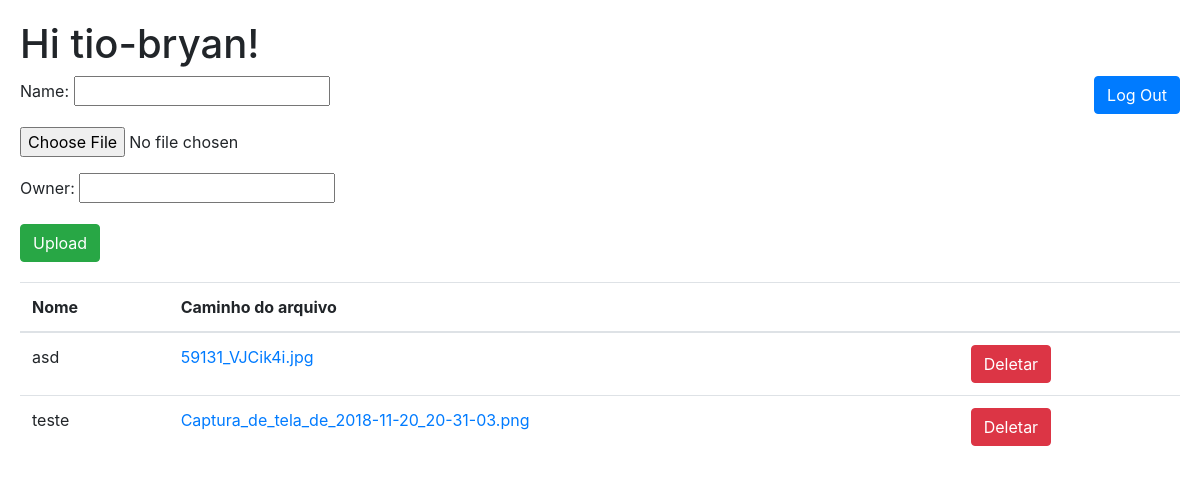
The app's page / (signed in), older data.
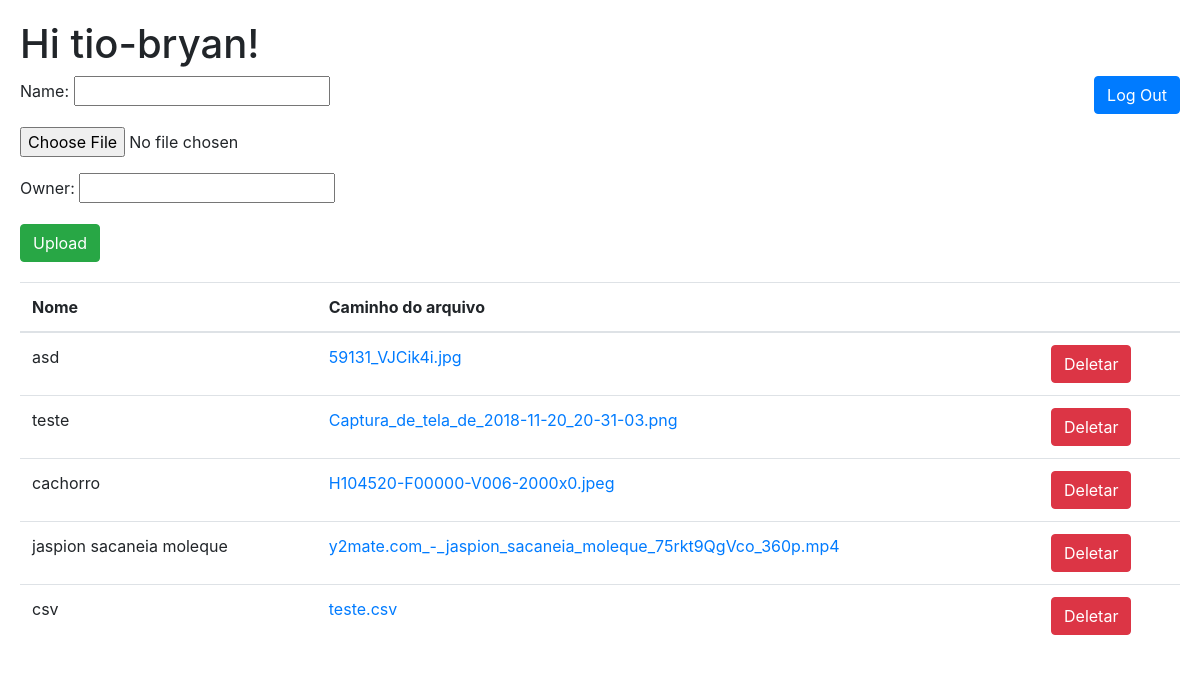
The same page, newer data.
### drive/models.py (models this page shows)
class File(models.Model):
    name = models.CharField(max_length=500)
    filepath = models.FileField(null=True, verbose_name="")
    owner = models.IntegerField()

### drive/views.py (the view)
# urls.py: path('', views.index),
def index(request):
    all_files = File.objects.filter(owner=request.user.id)
    form = FileForm(request.POST or None, request.FILES or None)
    if form.is_valid():
        print('teste' + str(request.user.id))
        form.save()
        return HttpResponseRedirect('/')
    return render(request, 'drive.html', {'form': form, 'all_files': all_files})

### drive/forms.py
class FileForm(forms.ModelForm):
    class Meta:
        model = File
        fields = ['name', 'filepath', 'owner']

### templates/drive.html (shortened to what this page needs)
{% extends 'base.html' %}
{% block content %}
{% if user.is_authenticated %}
  <h1>Hi {{ user.username }}!</h1>
  <button type="button" class="btn btn-primary" onclick="location.href='{% url 'logout' %}'" style="float:right;">Log Out</button>
  <form enctype="multipart/form-data" method="POST" action="" style="margin-bottom:20px;">
    {{ form.as_p }}
    <input type="submit" class="btn btn-success" value="Upload"/>
  </form>
  <table class="table">
    <thead>
      <tr>
        <th scope="col">Nome</th>
        <th scope="col">Caminho do arquivo</th>
        <th scope="col"></th>
      </tr>
    </thead>
    <tbody>
      {% for file in all_files %}
        <tr>
          <td>{{ file.name }}</td>
          <td><a href="media/{{ file.filepath }}">{{ file.filepath }}</a></td>
          <td><button type="button" class="btn btn-danger" onclick="location.href='/delete/{{ file.id }}'">Deletar</button></td>
        </tr>
      {% endfor %}
    </tbody>
  </table>
{% else %}
  <meta http-equiv="refresh" content="0; url={% url 'login' %}" />
{% endif %}
{% endblock %}

### templates/base.html (shortened to what this page needs)
<!DOCTYPE html>
<html>
<head>
  <link rel="stylesheet" href="https://stackpath.bootstrapcdn.com/bootstrap/4.4.1/css/bootstrap.min.css">
</head>
<body style="margin:20px;">
  <main>
    {% block content %}
    {% endblock %}
  </main>
</body>
</html>

Row changes from the older to the newer data that the page shows:
added File: name "cachorro", filepath "H104520-F00000-V006-2000x0.jpeg"
added File: name "jaspion sacaneia moleque", filepath "y2mate.com_-_jaspion_sacaneia_moleque_75rkt9QgVco_360p.mp4"
added File: name "csv", filepath "teste.csv"
